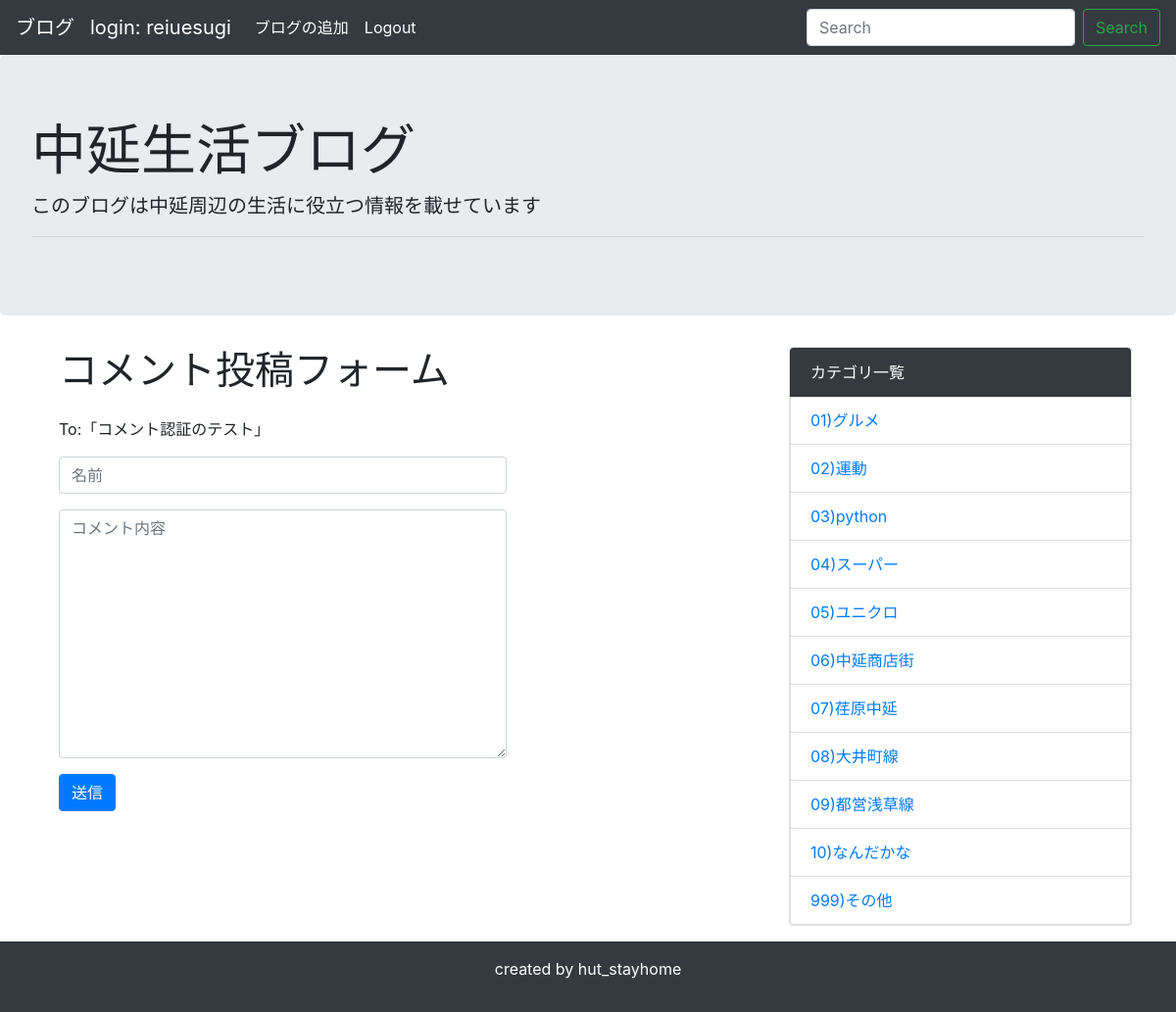
Page /comment/40/ (signed in) on the committed database.
### blog/models.py (models this page shows, shortened)
class Post(models.Model):
    title = models.CharField('タイトル', max_length=100)
    text = models.TextField('本文')
    image = models.ImageField(upload_to='',blank=True, null=True)
    created_at = models.DateTimeField('作成日',default=timezone.now)
    created_user = models.ForeignKey(User, verbose_name = '登録ユーザー', blank=True, null=True, on_delete = models.PROTECT
    )
    category = models.ForeignKey(
        Category, verbose_name = 'カテゴリ', on_delete = models.PROTECT
    )
    like_num = models.IntegerField(default=0)

class Category(models.Model):
    name = models.CharField('カテゴリー名', max_length=200)
    created_at = models.DateTimeField('作成日',default=timezone.now)
    class Meta:
        ordering = ['name']
    def __str__(self):
        return self.name

### blog/views.py (the view, shortened to what this page needs)
# urls.py: path('comment/<int:pk>/', views.CommentFormView.as_view(), name='comment_form'),
class CommentFormView(LoginRequiredMixin, generic.CreateView):
    model = Comment
    form_class = CommentForm
    def get_context_data(self, **kwargs):
        context = super().get_context_data(**kwargs)
        post_pk = self.kwargs['pk']
        context['post'] = get_object_or_404(Post, pk=post_pk)
        return context

### blog/forms.py
class CommentForm(ModelForm):
    class Meta:
        model = Comment
        fields = ('author', 'text')
        widgets = {
            'author': TextInput(attrs={
                'class': 'form-control',
                'placeholder': '名前',
            }),
            'text': Textarea(attrs={
                'class': 'form-control',
                'placeholder': 'コメント内容',
            }),
        }
        labels = {
            'author': '',
            'text': '',
        }

### blog/context_processors.py (called while the page is built)
def common(request):
    context = {
        'category_list':Category.objects.all(),
    }
    return context

### blog/templates/blog/comment_form.html (shortened to what this page needs)
{% extends 'blog/base.html' %}
{% block content %}
<div class="container">
  <div class="row">
    <main class="col-md-8">
      <h1 class="mb-4">コメント投稿フォーム</h1>
      <p>To:「{{ post.title }}」</p>
      <form method="POST">{% csrf_token %}
        {{ form.as_p }}
        <button type="submit" class="btn btn-primary">送信</button>
      </form>
    </main>
    </div>
</div>
{% endblock %}

### blog/templates/blog/base.html (shortened to what this page needs)
<!doctype html>
<html lang="ja">
  <head>
    <link rel="stylesheet" href="https://stackpath.bootstrapcdn.com/bootstrap/4.4.1/css/bootstrap.min.css">
    <link href="//netdna.bootstrapcdn.com/font-awesome/4.0.3/css/font-awesome.min.css" rel="stylesheet">
    {% load static %}
  </head>
  <body>
    <nav class="navbar navbar-expand-lg navbar-dark bg-dark">
      <a class="navbar-brand" href="{% url 'blog:index' %}">ブログ</a>
      <div class="collapse navbar-collapse" id="navbarSupportedContent">
        <ul class="navbar-nav mr-auto">
          {% if user.is_authenticated %}
          <li class="navbar-brand">
            login: {{ user.get_username }}
          </li>
          <li class="nav-item active">
            <a class="nav-link" href="{% url 'blog:add' %}">ブログの追加</a>
          </li>
          <li class="nav-item active">
            <a class="nav-link" href="{% url 'logout' %}" class="logout">Logout</a>
          </li>
            {% endif %}
        </ul>
        <form class="form-inline my-2 my-lg-0" method="GET" action="{% url 'blog:index' %}">
          <input class="form-control mr-sm-2" type="text" placeholder="Search" aria-label="Search" name="keyword">
          <button class="btn btn-outline-success my-2 my-sm-0" type="submit">Search</button>
        </form>
      </div>
    </nav>
    <div class="jumbotron">
      <h1 class="display-4">中延生活ブログ</h1>
      <p class="lead">このブログは中延周辺の生活に役立つ情報を載せています</p>
      <hr class="my-2">
    </div>
    <div class="container">
      <div class="row">
          <div class="col-md-8">
              {% block content %}
              {% endblock %}
          </div>
      <aside class="col-md-4">
        {% include "blog/snippets/sidebar.html" %}
      </aside>
      </div>
    </div>
    <footer class="bg-dark text-white text-center py-3">
        <p>created by hut_stayhome</p>
    </footer>
  </body>
</html>

### blog/templates/blog/snippets/sidebar.html
<div class="card mb-3">
    <ul class="list-group">
      <li class="list-group-item bg-dark text-white">カテゴリ一覧</li>
      {% for category in category_list %}
      <li class="list-group-item"><a href="{% url 'blog:category' category.pk %}">{{ category }}</a></li>
      {% endfor %}
    </ul>
</div>

### rows in the picture
Post: title "コメント認証のテスト"
Category: name "01)グルメ"
Category: name "02)運動"
Category: name "03)python"
Category: name "04)スーパー"
Category: name "05)ユニクロ"
Category: name "06)中延商店街"
Category: name "07)荏原中延"
Category: name "08)大井町線"
Category: name "09)都営浅草線"
Category: name "10)なんだかな"
Category: name "999)その他"

### other values in the picture
{{ user.get_username }} "reiuesugi"
